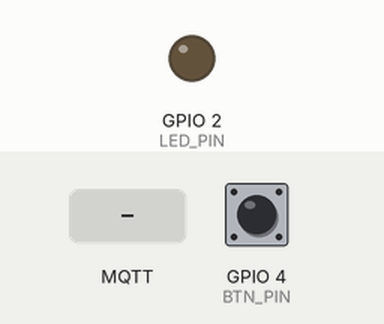
This sketch was run on a simulated ESP32. On the bench: output pins drawn as LEDs (lit = HIGH). Dashed ring = blinking. The inputs (shaded band) are chosen by the test bench; at power-on: GPIO 4 (BTN_PIN) HIGH. WiFi joins after 1.5 s; servers stay silent unless stated; random numbers use the default seed unless the sketch sets one; no MQTT or app messages arrive unless stated; what the sketch prints to the serial monitor is not drawn.

Above: at 3.5 s.
3.6 s: MQTT message "1" arrives on the first subscribed topic
At 3.67 s:
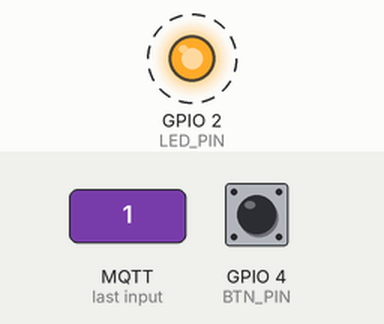
6.6 s: GPIO 4 (BTN_PIN) pulled LOW for 0.15 s
At 7.8 s:
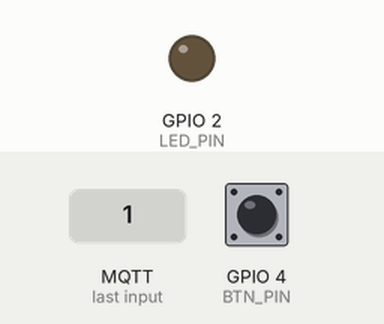
Timing chart, 0 to 9.6 s (numbered marks = the images above; inputs shaded):
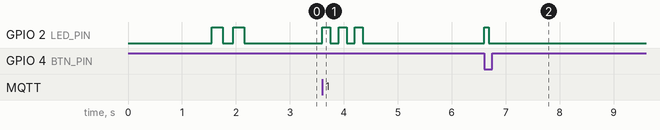

Measured:
- after the input at 3.6 s, GPIO 2 (LED_PIN): alternates HIGH for 0.15 s and LOW for 0.15 s, 6 changes in all, then stays LOW, starting at once
- after the input at 6.6 s, GPIO 2 (LED_PIN): LOW → HIGH at once, → LOW 0.08 s later

The sketch:

esp32_trigger.ino
```cpp
/*
  ClothingID — ESP32 trigger node
  ─────────────────────────────────────────────────────────
  Hardware:
    • Momentary push button between GPIO 4 and GND
    • Built-in LED on GPIO 2 (feedback blink)

  Flow:
    Button press → debounce → publish "scan" to TOPIC_TRIGGER via MQTT

  Libraries (Arduino Library Manager):
    • PubSubClient  by Nick O'Leary
    • WiFi           (built into ESP32 board package)

  Board: "ESP32 Dev Module" in Arduino IDE
*/

#include <WiFi.h>
#include <PubSubClient.h>

// ── CONFIG — edit these three ────────────────────────────
const char* WIFI_SSID     = "YOUR_WIFI_SSID";
const char* WIFI_PASS     = "YOUR_WIFI_PASSWORD";
const char* MQTT_SERVER   = "10.23.198.21";   // server laptop LAN IP
// ─────────────────────────────────────────────────────────

const int   MQTT_PORT     = 1883;
const char* TOPIC_TRIGGER = "clothing/trigger";
const char* TOPIC_RESULT  = "clothing/result";   // optional: listen for result

const int   BTN_PIN       = 4;
const int   LED_PIN       = 2;

WiFiClient   wifiClient;
PubSubClient mqtt(wifiClient);

unsigned long lastPress   = 0;
const int     DEBOUNCE_MS = 300;
bool          lastState   = HIGH;


void blinkLED(int times, int ms = 100) {
  for (int i = 0; i < times; i++) {
    digitalWrite(LED_PIN, HIGH); delay(ms);
    digitalWrite(LED_PIN, LOW);  delay(ms);
  }
}


void connectWiFi() {
  Serial.print("WiFi connecting");
  WiFi.begin(WIFI_SSID, WIFI_PASS);
  while (WiFi.status() != WL_CONNECTED) {
    delay(500); Serial.print(".");
  }
  Serial.println("\nWiFi connected: " + WiFi.localIP().toString());
}


void mqttCallback(char* topic, byte* payload, unsigned int length) {
  // Optional: blink LED when result arrives from server
  if (String(topic) == TOPIC_RESULT) {
    Serial.print("Result received (");
    Serial.print(length);
    Serial.println(" bytes) — blink 3×");
    blinkLED(3, 150);
  }
}


void connectMQTT() {
  while (!mqtt.connected()) {
    Serial.print("MQTT connecting…");
    String clientId = "ESP32-ClothingID-" + String(random(0xffff), HEX);
    if (mqtt.connect(clientId.c_str())) {
      Serial.println(" connected");
      mqtt.subscribe(TOPIC_RESULT);
    } else {
      Serial.print(" failed rc="); Serial.println(mqtt.state());
      delay(3000);
    }
  }
}


void setup() {
  Serial.begin(115200);
  pinMode(BTN_PIN, INPUT_PULLUP);
  pinMode(LED_PIN, OUTPUT);

  connectWiFi();
  mqtt.setServer(MQTT_SERVER, MQTT_PORT);
  mqtt.setCallback(mqttCallback);
  connectMQTT();

  blinkLED(2, 200);   // ready signal
  Serial.println("Ready. Press button to scan.");
}


void loop() {
  if (!mqtt.connected()) connectMQTT();
  mqtt.loop();

  bool state = digitalRead(BTN_PIN);

  // Falling edge (button pressed) with debounce
  if (state == LOW && lastState == HIGH) {
    unsigned long now = millis();
    if (now - lastPress > DEBOUNCE_MS) {
      lastPress = now;
      Serial.println("Button pressed → publishing trigger");
      digitalWrite(LED_PIN, HIGH);
      mqtt.publish(TOPIC_TRIGGER, "scan");
      delay(80);
      digitalWrite(LED_PIN, LOW);
    }
  }

  lastState = state;
  delay(10);
}
```
